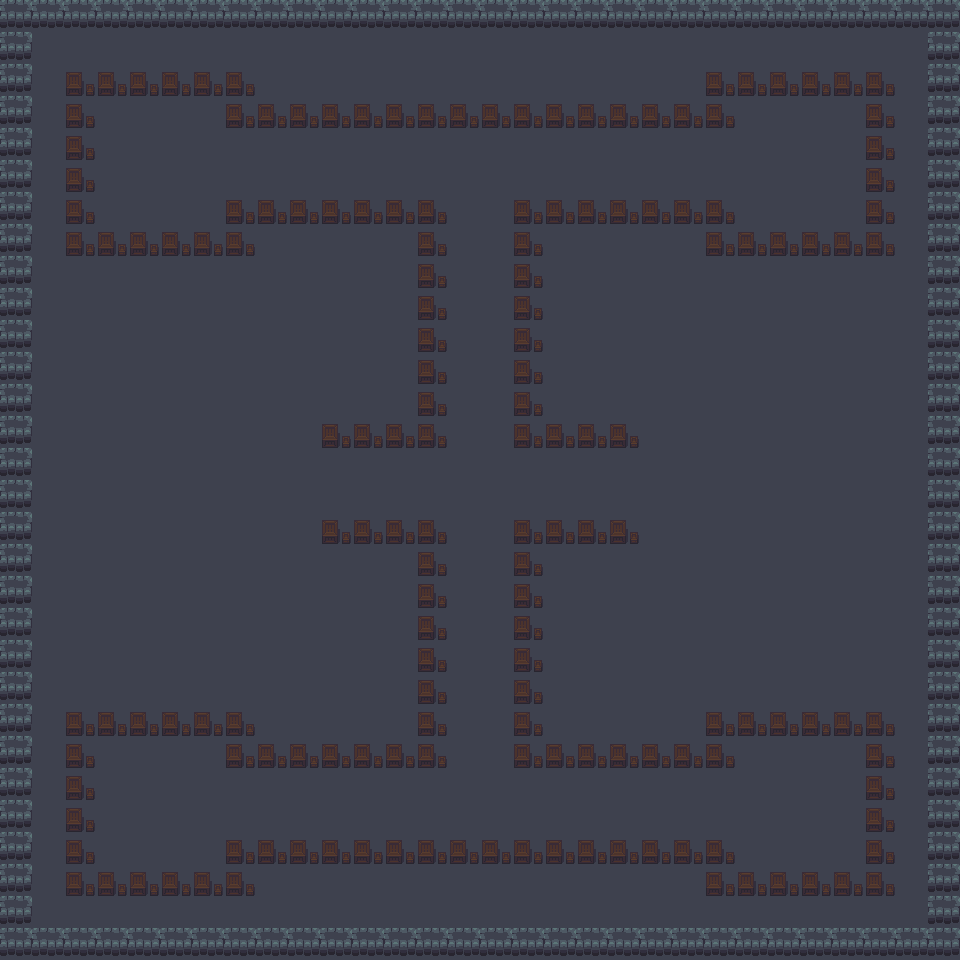

Rendered tile map (Tiled .tmx) drawn with the repository's tilesets; below, a short description and the full map source, tile grids included:
An orthogonal 30x30 tile map with 32x32 px tiles, 2 tile layers (Ground, Walls).

<map version="1.10" tiledversion="1.11.2" orientation="orthogonal" renderorder="right-down" width="30" height="30" tilewidth="32" tileheight="32" infinite="0" nextlayerid="3" nextobjectid="1">
 <editorsettings>
  <export target="map.json" format="json" />
 </editorsettings>
 <tileset firstgid="1" name="dungeon" tilewidth="32" tileheight="32" tilecount="132" columns="11">
  <image source="tileset.png" width="368" height="384" />
  <tile id="35">
   <properties>
    <property name="collides" type="bool" value="true" />
   </properties>
  </tile>
  <tile id="38">
   <properties>
    <property name="collides" type="bool" value="true" />
   </properties>
  </tile>
  <tile id="45">
   <properties>
    <property name="collides" type="bool" value="true" />
   </properties>
  </tile>
 </tileset>
 <layer id="1" name="Ground" width="30" height="30">
  <data encoding="csv">
25,25,25,25,25,25,25,25,25,25,25,25,25,25,25,25,25,25,25,25,25,25,25,25,25,25,25,25,25,25,
25,25,25,25,25,25,25,25,25,25,25,25,25,25,25,25,25,25,25,25,25,25,25,25,25,25,25,25,25,25,
25,25,25,25,25,25,25,25,25,25,25,25,25,25,25,25,25,25,25,25,25,25,25,25,25,25,25,25,25,25,
25,25,25,25,25,25,25,25,25,25,25,25,25,25,25,25,25,25,25,25,25,25,25,25,25,25,25,25,25,25,
25,25,25,25,25,25,25,25,25,25,25,25,25,25,25,25,25,25,25,25,25,25,25,25,25,25,25,25,25,25,
25,25,25,25,25,25,25,25,25,25,25,25,25,25,25,25,25,25,25,25,25,25,25,25,25,25,25,25,25,25,
25,25,25,25,25,25,25,25,25,25,25,25,25,25,25,25,25,25,25,25,25,25,25,25,25,25,25,25,25,25,
25,25,25,25,25,25,25,25,25,25,25,25,25,25,25,25,25,25,25,25,25,25,25,25,25,25,25,25,25,25,
25,25,25,25,25,25,25,25,25,25,25,25,25,25,25,25,25,25,25,25,25,25,25,25,25,25,25,25,25,25,
25,25,25,25,25,25,25,25,25,25,25,25,25,25,25,25,25,25,25,25,25,25,25,25,25,25,25,25,25,25,
25,25,25,25,25,25,25,25,25,25,25,25,25,25,25,25,25,25,25,25,25,25,25,25,25,25,25,25,25,25,
25,25,25,25,25,25,25,25,25,25,25,25,25,25,25,25,25,25,25,25,25,25,25,25,25,25,25,25,25,25,
25,25,25,25,25,25,25,25,25,25,25,25,25,25,25,25,25,25,25,25,25,25,25,25,25,25,25,25,25,25,
25,25,25,25,25,25,25,25,25,25,25,25,25,25,25,25,25,25,25,25,25,25,25,25,25,25,25,25,25,25,
25,25,25,25,25,25,25,25,25,25,25,25,25,25,25,25,25,25,25,25,25,25,25,25,25,25,25,25,25,25,
25,25,25,25,25,25,25,25,25,25,25,25,25,25,25,25,25,25,25,25,25,25,25,25,25,25,25,25,25,25,
25,25,25,25,25,25,25,25,25,25,25,25,25,25,25,25,25,25,25,25,25,25,25,25,25,25,25,25,25,25,
25,25,25,25,25,25,25,25,25,25,25,25,25,25,25,25,25,25,25,25,25,25,25,25,25,25,25,25,25,25,
25,25,25,25,25,25,25,25,25,25,25,25,25,25,25,25,25,25,25,25,25,25,25,25,25,25,25,25,25,25,
25,25,25,25,25,25,25,25,25,25,25,25,25,25,25,25,25,25,25,25,25,25,25,25,25,25,25,25,25,25,
25,25,25,25,25,25,25,25,25,25,25,25,25,25,25,25,25,25,25,25,25,25,25,25,25,25,25,25,25,25,
25,25,25,25,25,25,25,25,25,25,25,25,25,25,25,25,25,25,25,25,25,25,25,25,25,25,25,25,25,25,
25,25,25,25,25,25,25,25,25,25,25,25,25,25,25,25,25,25,25,25,25,25,25,25,25,25,25,25,25,25,
25,25,25,25,25,25,25,25,25,25,25,25,25,25,25,25,25,25,25,25,25,25,25,25,25,25,25,25,25,25,
25,25,25,25,25,25,25,25,25,25,25,25,25,25,25,25,25,25,25,25,25,25,25,25,25,25,25,25,25,25,
25,25,25,25,25,25,25,25,25,25,25,25,25,25,25,25,25,25,25,25,25,25,25,25,25,25,25,25,25,25,
25,25,25,25,25,25,25,25,25,25,25,25,25,25,25,25,25,25,25,25,25,25,25,25,25,25,25,25,25,25,
25,25,25,25,25,25,25,25,25,25,25,25,25,25,25,25,25,25,25,25,25,25,25,25,25,25,25,25,25,25,
25,25,25,25,25,25,25,25,25,25,25,25,25,25,25,25,25,25,25,25,25,25,25,25,25,25,25,25,25,25,
25,25,25,25,25,25,25,25,25,25,25,25,25,25,25,25,25,25,25,25,25,25,25,25,25,25,25,25,25,25
</data>
 </layer>
 <layer id="2" name="Walls" width="30" height="30">
  <data encoding="csv">
46,46,46,46,46,46,46,46,46,46,46,46,46,46,46,46,46,46,46,46,46,46,46,46,46,46,46,46,46,46,
46,0,0,0,0,0,0,0,0,0,0,0,0,0,0,0,0,0,0,0,0,0,0,0,0,0,0,0,0,46,
46,0,39,39,39,39,39,39,0,0,0,0,0,0,0,0,0,0,0,0,0,0,39,39,39,39,39,39,0,46,
46,0,39,0,0,0,0,39,39,39,39,39,39,39,39,39,39,39,39,39,39,39,39,0,0,0,0,39,0,46,
46,0,39,0,0,0,0,0,0,0,0,0,0,0,0,0,0,0,0,0,0,0,0,0,0,0,0,39,0,46,
46,0,39,0,0,0,0,0,0,0,0,0,0,0,0,0,0,0,0,0,0,0,0,0,0,0,0,39,0,46,
46,0,39,0,0,0,0,39,39,39,39,39,39,39,0,0,39,39,39,39,39,39,39,0,0,0,0,39,0,46,
46,0,39,39,39,39,39,39,0,0,0,0,0,39,0,0,39,0,0,0,0,0,39,39,39,39,39,39,0,46,
46,0,0,0,0,0,0,0,0,0,0,0,0,39,0,0,39,0,0,0,0,0,0,0,0,0,0,0,0,46,
46,0,0,0,0,0,0,0,0,0,0,0,0,39,0,0,39,0,0,0,0,0,0,0,0,0,0,0,0,46,
46,0,0,0,0,0,0,0,0,0,0,0,0,39,0,0,39,0,0,0,0,0,0,0,0,0,0,0,0,46,
46,0,0,0,0,0,0,0,0,0,0,0,0,39,0,0,39,0,0,0,0,0,0,0,0,0,0,0,0,46,
46,0,0,0,0,0,0,0,0,0,0,0,0,39,0,0,39,0,0,0,0,0,0,0,0,0,0,0,0,46,
46,0,0,0,0,0,0,0,0,0,39,39,39,39,0,0,39,39,39,39,0,0,0,0,0,0,0,0,0,46,
46,0,0,0,0,0,0,0,0,0,0,0,0,0,0,0,0,0,0,0,0,0,0,0,0,0,0,0,0,46,
46,0,0,0,0,0,0,0,0,0,0,0,0,0,0,0,0,0,0,0,0,0,0,0,0,0,0,0,0,46,
46,0,0,0,0,0,0,0,0,0,39,39,39,39,0,0,39,39,39,39,0,0,0,0,0,0,0,0,0,46,
46,0,0,0,0,0,0,0,0,0,0,0,0,39,0,0,39,0,0,0,0,0,0,0,0,0,0,0,0,46,
46,0,0,0,0,0,0,0,0,0,0,0,0,39,0,0,39,0,0,0,0,0,0,0,0,0,0,0,0,46,
46,0,0,0,0,0,0,0,0,0,0,0,0,39,0,0,39,0,0,0,0,0,0,0,0,0,0,0,0,46,
46,0,0,0,0,0,0,0,0,0,0,0,0,39,0,0,39,0,0,0,0,0,0,0,0,0,0,0,0,46,
46,0,0,0,0,0,0,0,0,0,0,0,0,39,0,0,39,0,0,0,0,0,0,0,0,0,0,0,0,46,
46,0,39,39,39,39,39,39,0,0,0,0,0,39,0,0,39,0,0,0,0,0,39,39,39,39,39,39,0,46,
46,0,39,0,0,0,0,39,39,39,39,39,39,39,0,0,39,39,39,39,39,39,39,0,0,0,0,39,0,46,
46,0,39,0,0,0,0,0,0,0,0,0,0,0,0,0,0,0,0,0,0,0,0,0,0,0,0,39,0,46,
46,0,39,0,0,0,0,0,0,0,0,0,0,0,0,0,0,0,0,0,0,0,0,0,0,0,0,39,0,46,
46,0,39,0,0,0,0,39,39,39,39,39,39,39,39,39,39,39,39,39,39,39,39,0,0,0,0,39,0,46,
46,0,39,39,39,39,39,39,0,0,0,0,0,0,0,0,0,0,0,0,0,0,39,39,39,39,39,39,0,46,
46,0,0,0,0,0,0,0,0,0,0,0,0,0,0,0,0,0,0,0,0,0,0,0,0,0,0,0,0,46,
46,46,46,46,46,46,46,46,46,46,46,46,46,46,46,46,46,46,46,46,46,46,46,46,46,46,46,46,46,46
</data>
 </layer>
</map>
